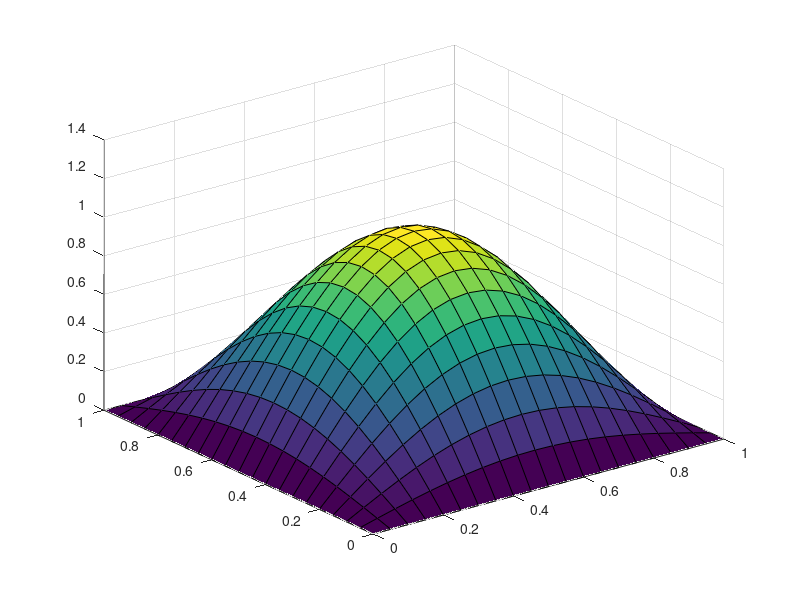

This chart was generated by the following MATLAB code:
x = 0:1/20:1;
y = 0:1/20:1;
[X, Y] = meshgrid(x, y);
u = [0 , 0 , 0 , 0 , 0 , 0 , 0 , 0 , 0 , 0 , 0 , 0 , 0 , 0 , 0 , 0 , 0 , 0 , 0 , 0 , 0 , ;
0 , 0.0245221 , 0.0484404 , 0.0711659 , 0.0921391 , 0.110844 , 0.126819 , 0.139671 , 0.149084 , 0.154826 , 0.156756 , 0.154826 , 0.149084 , 0.139671 , 0.126819 , 0.110844 , 0.0921391 , 0.0711659 , 0.0484404 , 0.0245221 , 1.91577e-17 , ;
0 , 0.0484404 , 0.095688 , 0.140579 , 0.182009 , 0.218958 , 0.250514 , 0.275903 , 0.294497 , 0.305841 , 0.309653 , 0.305841 , 0.294497 , 0.275903 , 0.250514 , 0.218958 , 0.182009 , 0.140579 , 0.095688 , 0.0484404 , 3.78437e-17 , ;
0 , 0.0711659 , 0.140579 , 0.206532 , 0.267398 , 0.32168 , 0.368042 , 0.405341 , 0.432659 , 0.449324 , 0.454925 , 0.449324 , 0.432659 , 0.405341 , 0.368042 , 0.32168 , 0.267398 , 0.206532 , 0.140579 , 0.0711659 , 5.55978e-17 , ;
0 , 0.0921391 , 0.182009 , 0.267398 , 0.346202 , 0.416482 , 0.476507 , 0.524798 , 0.560167 , 0.581743 , 0.588995 , 0.581743 , 0.560167 , 0.524798 , 0.476507 , 0.416482 , 0.346202 , 0.267398 , 0.182009 , 0.0921391 , 7.19829e-17 , ;
0 , 0.110844 , 0.218958 , 0.32168 , 0.416482 , 0.501029 , 0.573239 , 0.631333 , 0.673882 , 0.699838 , 0.708562 , 0.699838 , 0.673882 , 0.631333 , 0.573239 , 0.501029 , 0.416482 , 0.32168 , 0.218958 , 0.110844 , 8.65956e-17 , ;
0 , 0.126819 , 0.250514 , 0.368042 , 0.476507 , 0.573239 , 0.655855 , 0.722323 , 0.771004 , 0.800701 , 0.810682 , 0.800701 , 0.771004 , 0.722323 , 0.655855 , 0.573239 , 0.476507 , 0.368042 , 0.250514 , 0.126819 , 9.9076e-17 , ;
0 , 0.139671 , 0.275903 , 0.405341 , 0.524798 , 0.631333 , 0.722323 , 0.795526 , 0.849141 , 0.881848 , 0.89284 , 0.881848 , 0.849141 , 0.795526 , 0.722323 , 0.631333 , 0.524798 , 0.405341 , 0.275903 , 0.139671 , 1.09117e-16 , ;
0 , 0.149084 , 0.294497 , 0.432659 , 0.560167 , 0.673882 , 0.771004 , 0.849141 , 0.90637 , 0.94128 , 0.953014 , 0.94128 , 0.90637 , 0.849141 , 0.771004 , 0.673882 , 0.560167 , 0.432659 , 0.294497 , 0.149084 , 1.16471e-16 , ;
0 , 0.154826 , 0.305841 , 0.449324 , 0.581743 , 0.699838 , 0.800701 , 0.881848 , 0.94128 , 0.977536 , 0.989721 , 0.977536 , 0.94128 , 0.881848 , 0.800701 , 0.699838 , 0.581743 , 0.449324 , 0.305841 , 0.154826 , 1.20957e-16 , ;
0 , 0.156756 , 0.309653 , 0.454925 , 0.588995 , 0.708562 , 0.810682 , 0.89284 , 0.953014 , 0.989721 , 1.00206 , 0.989721 , 0.953014 , 0.89284 , 0.810682 , 0.708562 , 0.588995 , 0.454925 , 0.309653 , 0.156756 , 1.22465e-16 , ;
0 , 0.154826 , 0.305841 , 0.449324 , 0.581743 , 0.699838 , 0.800701 , 0.881848 , 0.94128 , 0.977536 , 0.989721 , 0.977536 , 0.94128 , 0.881848 , 0.800701 , 0.699838 , 0.581743 , 0.449324 , 0.305841 , 0.154826 , 1.20957e-16 , ;
0 , 0.149084 , 0.294497 , 0.432659 , 0.560167 , 0.673882 , 0.771004 , 0.849141 , 0.90637 , 0.94128 , 0.953014 , 0.94128 , 0.90637 , 0.849141 , 0.771004 , 0.673882 , 0.560167 , 0.432659 , 0.294497 , 0.149084 , 1.16471e-16 , ;
0 , 0.139671 , 0.275903 , 0.405341 , 0.524798 , 0.631333 , 0.722323 , 0.795526 , 0.849141 , 0.881848 , 0.89284 , 0.881848 , 0.849141 , 0.795526 , 0.722323 , 0.631333 , 0.524798 , 0.405341 , 0.275903 , 0.139671 , 1.09117e-16 , ;
0 , 0.126819 , 0.250514 , 0.368042 , 0.476507 , 0.573239 , 0.655855 , 0.722323 , 0.771004 , 0.800701 , 0.810682 , 0.800701 , 0.771004 , 0.722323 , 0.655855 , 0.573239 , 0.476507 , 0.368042 , 0.250514 , 0.126819 , 9.9076e-17 , ;
0 , 0.110844 , 0.218958 , 0.32168 , 0.416482 , 0.501029 , 0.573239 , 0.631333 , 0.673882 , 0.699838 , 0.708562 , 0.699838 , 0.673882 , 0.631333 , 0.573239 , 0.501029 , 0.416482 , 0.32168 , 0.218958 , 0.110844 , 8.65956e-17 , ;
0 , 0.0921391 , 0.182009 , 0.267398 , 0.346202 , 0.416482 , 0.476507 , 0.524798 , 0.560167 , 0.581743 , 0.588995 , 0.581743 , 0.560167 , 0.524798 , 0.476507 , 0.416482 , 0.346202 , 0.267398 , 0.182009 , 0.0921391 , 7.19829e-17 , ;
0 , 0.0711659 , 0.140579 , 0.206532 , 0.267398 , 0.32168 , 0.368042 , 0.405341 , 0.432659 , 0.449324 , 0.454925 , 0.449324 , 0.432659 , 0.405341 , 0.368042 , 0.32168 , 0.267398 , 0.206532 , 0.140579 , 0.0711659 , 5.55978e-17 , ;
0 , 0.0484404 , 0.095688 , 0.140579 , 0.182009 , 0.218958 , 0.250514 , 0.275903 , 0.294497 , 0.305841 , 0.309653 , 0.305841 , 0.294497 , 0.275903 , 0.250514 , 0.218958 , 0.182009 , 0.140579 , 0.095688 , 0.0484404 , 3.78437e-17 , ;
0 , 0.0245221 , 0.0484404 , 0.0711659 , 0.0921391 , 0.110844 , 0.126819 , 0.139671 , 0.149084 , 0.154826 , 0.156756 , 0.154826 , 0.149084 , 0.139671 , 0.126819 , 0.110844 , 0.0921391 , 0.0711659 , 0.0484404 , 0.0245221 , 1.91577e-17 , ;
0 , 1.91577e-17 , 3.78437e-17 , 5.55978e-17 , 7.19829e-17 , 8.65956e-17 , 9.9076e-17 , 1.09117e-16 , 1.16471e-16 , 1.20957e-16 , 1.22465e-16 , 1.20957e-16 , 1.16471e-16 , 1.09117e-16 , 9.9076e-17 , 8.65956e-17 , 7.19829e-17 , 5.55978e-17 , 3.78437e-17 , 1.91577e-17 , 1.49976e-32 , ;
];
surf(x, y, u);
